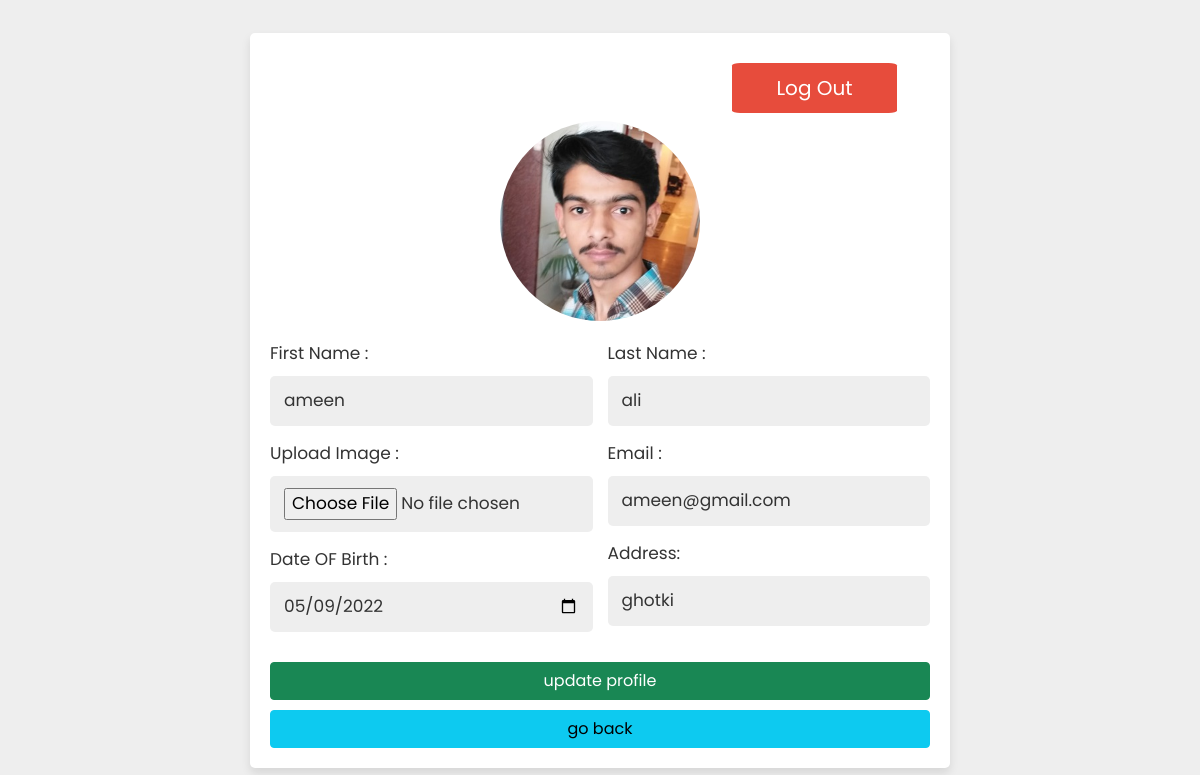
The app's page /user_profile_update.php?user_side_profile=41 with its own data.
### tables this page shows
CREATE TABLE `user` (
  `user_id` int(11) NOT NULL AUTO_INCREMENT,
  `role_id` int(11) DEFAULT NULL,
  `first_name` varchar(50) NOT NULL,
  `last_name` varchar(50) NOT NULL,
  `email` varchar(50) DEFAULT NULL,
  `password` text NOT NULL,
  `gender` enum('Male','Female') DEFAULT NULL,
  `date_of_birth` date DEFAULT NULL,
  `user_image` text DEFAULT NULL,
  `address` text DEFAULT NULL,
  `is_approved` enum('Pending','Approved','Rejected') DEFAULT 'Pending',
  `is_active` enum('Active','InActive') DEFAULT NULL,
  `created_at` timestamp NOT NULL DEFAULT current_timestamp() ON UPDATE current_timestamp(),
  `updated_at` timestamp NULL DEFAULT NULL,
  PRIMARY KEY (`user_id`),
  KEY `role_id` (`role_id`),
  CONSTRAINT `user_ibfk_1` FOREIGN KEY (`role_id`) REFERENCES `role` (`role_id`) ON DELETE CASCADE ON UPDATE CASCADE
);

### user_profile_update.php (the view, shortened to what this page needs)
<?php
      include("connection/connection.php");
 ?>
<!DOCTYPE html>
<html lang="en">
<head>
   <link rel="stylesheet" href="css/style.css">
  <link rel="stylesheet" type="text/css" href="bootstrap/css/bootstrap.min.css">
</head>
<body style="background-color:#717482">
<div class="update-profile">
   <?php
     $user_id=isset($_GET['user_side_profile'])?$_GET['user_side_profile']:'';
      $select = mysqli_query($connect, "SELECT * FROM user WHERE user_id = '$user_id' and role_id=2") or die('query failed');
      if(mysqli_num_rows($select) > 0){
         $fetch = mysqli_fetch_assoc($select);
      }
   ?>
   <form action="" method="post" enctype="multipart/form-data">
    <a href="logout.php" class="delete-btn w-25" style="margin-left: 70%;border-radius: 5%;text-decoration: none">Log Out</a>
      <?php
         if(isset($fetch['role_id'])==2){
      ?>
            <img style="border-radius:50%; height: 200px; width: 200px" src="<?php echo 'images/'.$fetch['user_image'];?>">
            <?php
        }
         else{
            ?>
            <img height="50px" src="images/default-avatar.png">
            <?php
         }
      ?>
      <div class="flex">
         <div class="inputBox">
            <span>First Name :</span>
            <input type="text" name="ufirst_name" value="<?php echo isset($fetch['first_name'])?$fetch['first_name']:""; ?>" class="box">
            <span> Upload Image :</span>
            <input type="file" name="image" accept="image/jpg, image/jpeg, image/png" class="box">
            <span>Date OF Birth :</span>
            <input type="date" name="udate_of_birth" value="<?php echo isset($fetch['date_of_birth'])?$fetch['date_of_birth']:""; ?>" class="box">
         </div>
         <div class="inputBox">
            <span>Last Name :</span>
            <input type="text" name="ulast_name" value="<?php echo isset($fetch['last_name'])?$fetch['last_name']:""; ?>" class="box">
            <span>Email :</span>
            <input type="email" name="uemail" value="<?php echo isset($fetch['email'])?$fetch['email']:""; ?>" class="box">
            <span>Address:</span>
            <input type="text" name="uaddress"value="<?php echo isset($fetch['address'])?$fetch['address']:""?>" placeholder="enter address" class="box">
         </div>
      </div>
      <input type="submit" value="update profile" name="update_profile" class="btn btn-success">
      <a href="index.php" class="btn btn-info">go back</a>
   </form>
</div>
</body>
</html>

### css/style.css (style rules this page uses)
:root { --blue:#3498db; --dark-blue:#2980b9; --red:#e74c3c; --dark-red:#c0392b; --black:#333; --white:#fff; --light-bg:#eee; --box-shadow:0 5px 10px rgba(0,0,0,.1); }
* { font-family: 'Poppins', sans-serif; margin:0; padding:0; box-sizing: border-box; outline: none; border: none; text-decoration: none; }
.btn, .delete-btn { width: 100%; border-radius: 5px; padding:10px 30px; color:var(--white); display: block; text-align: center; cursor: pointer; font-size: 20px; margin-top: 10px; }
.btn { background-color: var(--blue); }
.delete-btn { background-color: var(--red); }
.update-profile { min-height: 100vh; background-color: var(--light-bg); display: flex; align-items: center; justify-content: center; padding:20px; }
.update-profile form { padding:20px; background-color: var(--white); box-shadow: var(--box-shadow); text-align: center; width: 700px; text-align: center; border-radius: 5px; }
.update-profile form img { height: 200px; width: 200p; border-radius: 50%; object-fit: cover; margin-bottom: 5px; }
.update-profile form .flex { display: flex; justify-content: space-between; margin-bottom: 20px; gap:15px; }
.update-profile form .flex .inputBox { width: 49%; }
.update-profile form .flex .inputBox span { text-align: left; display: block; margin-top: 15px; font-size: 17px; color:var(--black); }
.update-profile form .flex .inputBox .box { width: 100%; border-radius: 5px; background-color: var(--light-bg); padding:12px 14px; font-size: 17px; color:var(--black); margin-top: 10px; }

### records on screen
user: user_image (picture), ufirst_name "ameen", udate_of_birth "05/09/2022", ulast_name "ali", uemail "ameen@gmail.com", uaddress "ghotki"
